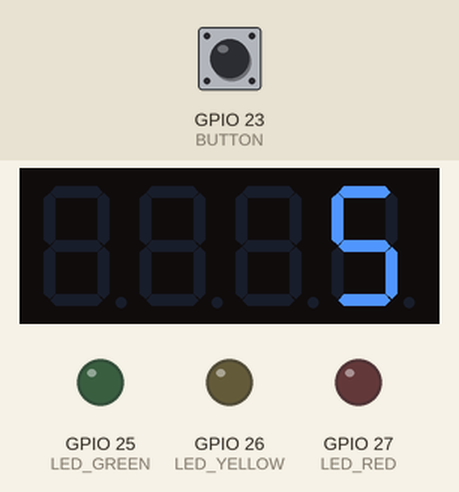
A program run on a simulated ESP32. Shown: 4-digit seven-segment display, output pins drawn as LEDs (lit = HIGH). The test bench sets the inputs (shaded band); at power-on: GPIO 23 (BUTTON) HIGH.

Above: at 1.6 s.
1.7 s: GPIO 23 (BUTTON) pulled LOW for 0.15 s
At 2.2 s:
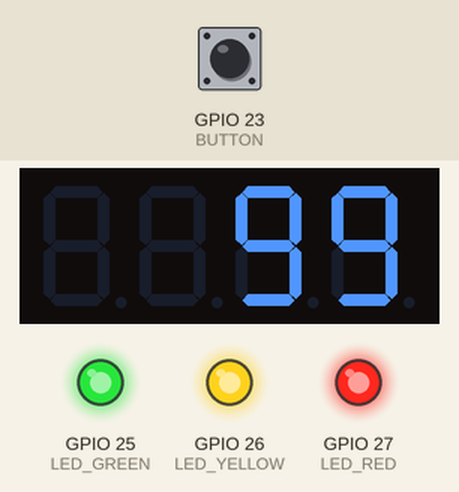
4.8 s: GPIO 23 (BUTTON) pulled LOW for 1 s
At 8.1 s:
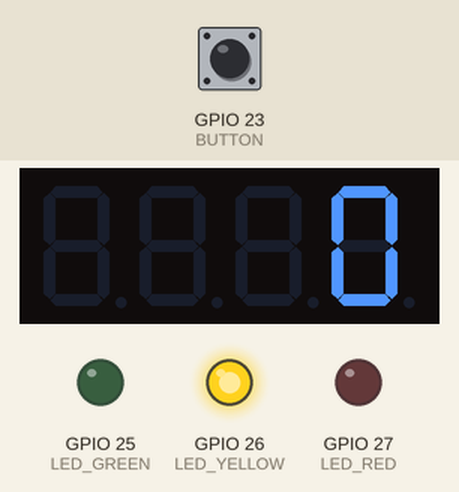
8.8 s: GPIO 23 (BUTTON) pulled LOW for 3.2 s
At 14.2 s:
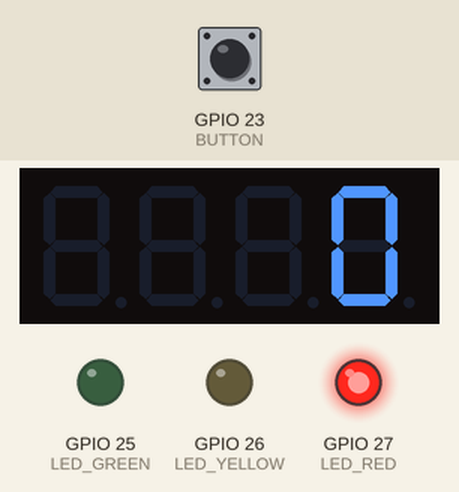
Timing chart, 0 to 21.0 s (numbered marks = the images above; inputs shaded):
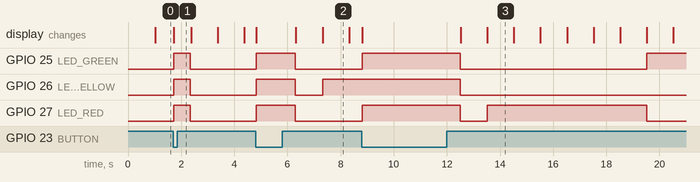

The program:

main.cpp
```cpp
#include <Arduino.h>

#include <TM1637Display.h>
//
#define CLK 18
#define DIO 19
#define LED_RED 27
#define LED_YELLOW 26
#define LED_GREEN 25
#define BUTTON 23

TM1637Display display(CLK, DIO);
int state = 0;
unsigned long previousMillis = 0;
int countdownTime = 5;
bool emergency = false;

void emergencyMode() {
    emergency = true;
    display.showNumberDec(99);
    digitalWrite(LED_RED, HIGH);
    digitalWrite(LED_YELLOW, HIGH);
    digitalWrite(LED_GREEN, HIGH);

    // Chờ trong chế độ khẩn cấp cho đến khi nút được nhả ra
    while (digitalRead(BUTTON) == LOW);
    delay(500); // Tránh trigger lại ngay lập tức

    digitalWrite(LED_RED, LOW);
    digitalWrite(LED_YELLOW, LOW);
    digitalWrite(LED_GREEN, LOW);
    emergency = false;
}

void setup() {
    pinMode(LED_RED, OUTPUT);
    pinMode(LED_YELLOW, OUTPUT);
    pinMode(LED_GREEN, OUTPUT);
    pinMode(BUTTON, INPUT_PULLUP);
    display.setBrightness(7);
}

void loop() {
    if (digitalRead(BUTTON) == LOW) {
        emergencyMode();
    }

    if (emergency) return; // Không chạy logic bình thường nếu đang ở chế độ khẩn cấp

    unsigned long currentMillis = millis();
    static int phase = 0;
    static int seconds = countdownTime;

    if (currentMillis - previousMillis >= 1000) {
        previousMillis = currentMillis;
        display.showNumberDec(seconds);
        seconds--;

        if (seconds < 0) {
            phase = (phase + 1) % 3;
            switch (phase) {
                case 0: // Đèn Xanh
                    digitalWrite(LED_RED, LOW);
                    digitalWrite(LED_YELLOW, LOW);
                    digitalWrite(LED_GREEN, HIGH);
                    countdownTime = 5;
                    break;
                case 1: // Đèn Vàng
                    digitalWrite(LED_GREEN, LOW);
                    digitalWrite(LED_YELLOW, HIGH);
                    countdownTime = 2;
                    break;
                case 2: // Đèn Đỏ
                    digitalWrite(LED_YELLOW, LOW);
                    digitalWrite(LED_RED, HIGH);
                    countdownTime = 5;
                    break;
            }
            seconds = countdownTime;
        }
    }
}
```

Measured:
- after the input at 1.7 s, GPIO 25 (LED_GREEN), GPIO 26 (LED_YELLOW), GPIO 27 (LED_RED): LOW → HIGH at once, → LOW 0.63 s later
- after the input at 4.8 s, GPIO 25 (LED_GREEN), GPIO 27 (LED_RED): LOW → HIGH at once, → LOW 1.5 s later; GPIO 26 (LED_YELLOW): LOW → HIGH after 0.02 s instead of 1.6 s
- after the input at 8.8 s, GPIO 25 (LED_GREEN): LOW → HIGH after 0.02 s instead of 7.5 s; GPIO 26 (LED_YELLOW): HIGH → LOW after 3.7 s instead of 1.5 s
- what the display in image 2 shows lasts 1.0 s, from 7.3 s to 8.3 s
